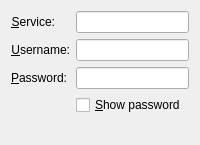
<?xml version="1.0" encoding="UTF-8"?>
<ui version="4.0">
 <class>Pppoe</class>
 <widget class="QWidget" name="Pppoe">
  <property name="geometry">
   <rect>
    <x>0</x>
    <y>0</y>
    <width>200</width>
    <height>145</height>
   </rect>
  </property>
  <property name="windowTitle">
   <string>DSL</string>
  </property>
  <layout class="QFormLayout" name="formLayout">
   <item row="0" column="0">
    <widget class="QLabel" name="label">
     <property name="text">
      <string>&amp;Service:</string>
     </property>
     <property name="alignment">
      <set>Qt::AlignRight|Qt::AlignTrailing|Qt::AlignVCenter</set>
     </property>
     <property name="buddy">
      <cstring>service</cstring>
     </property>
    </widget>
   </item>
   <item row="0" column="1">
    <widget class="KLineEdit" name="service"/>
   </item>
   <item row="1" column="0">
    <widget class="QLabel" name="label_2">
     <property name="text">
      <string>&amp;Username:</string>
     </property>
     <property name="alignment">
      <set>Qt::AlignRight|Qt::AlignTrailing|Qt::AlignVCenter</set>
     </property>
     <property name="buddy">
      <cstring>username</cstring>
     </property>
    </widget>
   </item>
   <item row="1" column="1">
    <widget class="KLineEdit" name="username">
     <property name="text">
      <string/>
     </property>
    </widget>
   </item>
   <item row="2" column="0">
    <widget class="QLabel" name="label_3">
     <property name="text">
      <string>&amp;Password:</string>
     </property>
     <property name="alignment">
      <set>Qt::AlignRight|Qt::AlignTrailing|Qt::AlignVCenter</set>
     </property>
     <property name="buddy">
      <cstring>password</cstring>
     </property>
    </widget>
   </item>
   <item row="2" column="1">
    <widget class="KLineEdit" name="password"/>
   </item>
   <item row="3" column="1">
    <widget class="QCheckBox" name="chkShowPass">
     <property name="text">
      <string>&amp;Show password</string>
     </property>
    </widget>
   </item>
   <item row="4" column="0" colspan="2">
    <spacer name="verticalSpacer">
     <property name="orientation">
      <enum>Qt::Vertical</enum>
     </property>
     <property name="sizeHint" stdset="0">
      <size>
       <width>20</width>
       <height>179</height>
      </size>
     </property>
    </spacer>
   </item>
  </layout>
 </widget>
 <customwidgets>
  <customwidget>
   <class>KLineEdit</class>
   <extends>QLineEdit</extends>
   <header>klineedit.h</header>
  </customwidget>
 </customwidgets>
 <resources/>
 <connections/>
</ui>
